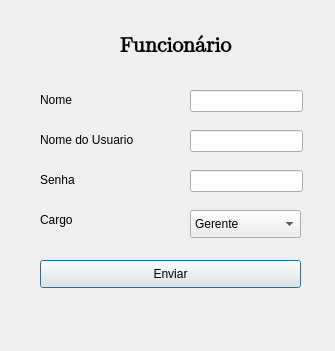
<?xml version="1.0" encoding="UTF-8"?>
<ui version="4.0">
 <class>Dialog</class>
 <widget class="QDialog" name="Dialog">
  <property name="geometry">
   <rect>
    <x>0</x>
    <y>0</y>
    <width>335</width>
    <height>351</height>
   </rect>
  </property>
  <property name="windowTitle">
   <string>Dialog</string>
  </property>
  <widget class="QLabel" name="label_nome">
   <property name="geometry">
    <rect>
     <x>40</x>
     <y>90</y>
     <width>51</width>
     <height>20</height>
    </rect>
   </property>
   <property name="text">
    <string>Nome</string>
   </property>
  </widget>
  <widget class="QLineEdit" name="lineEdit_nome">
   <property name="geometry">
    <rect>
     <x>190</x>
     <y>90</y>
     <width>113</width>
     <height>22</height>
    </rect>
   </property>
  </widget>
  <widget class="QLabel" name="label_cargo">
   <property name="geometry">
    <rect>
     <x>40</x>
     <y>210</y>
     <width>51</width>
     <height>20</height>
    </rect>
   </property>
   <property name="text">
    <string>Cargo</string>
   </property>
  </widget>
  <widget class="QLabel" name="label_nomeUsuario">
   <property name="geometry">
    <rect>
     <x>40</x>
     <y>130</y>
     <width>161</width>
     <height>20</height>
    </rect>
   </property>
   <property name="text">
    <string>Nome do Usuario</string>
   </property>
  </widget>
  <widget class="QLabel" name="label_senha">
   <property name="geometry">
    <rect>
     <x>40</x>
     <y>170</y>
     <width>51</width>
     <height>20</height>
    </rect>
   </property>
   <property name="text">
    <string>Senha</string>
   </property>
  </widget>
  <widget class="QLineEdit" name="lineEdit_nomeUsuario">
   <property name="geometry">
    <rect>
     <x>190</x>
     <y>130</y>
     <width>113</width>
     <height>22</height>
    </rect>
   </property>
  </widget>
  <widget class="QLineEdit" name="lineEdit_senha">
   <property name="geometry">
    <rect>
     <x>190</x>
     <y>170</y>
     <width>113</width>
     <height>22</height>
    </rect>
   </property>
  </widget>
  <widget class="QLabel" name="label_titulo">
   <property name="geometry">
    <rect>
     <x>0</x>
     <y>10</y>
     <width>351</width>
     <height>71</height>
    </rect>
   </property>
   <property name="font">
    <font>
     <family>Twitter Color Emoji</family>
     <pointsize>16</pointsize>
     <bold>true</bold>
    </font>
   </property>
   <property name="text">
    <string>Funcionário</string>
   </property>
   <property name="alignment">
    <set>Qt::AlignmentFlag::AlignCenter</set>
   </property>
  </widget>
  <widget class="QPushButton" name="botao_enviarDados">
   <property name="geometry">
    <rect>
     <x>40</x>
     <y>260</y>
     <width>261</width>
     <height>28</height>
    </rect>
   </property>
   <property name="text">
    <string>Enviar</string>
   </property>
  </widget>
  <widget class="QComboBox" name="comboBox_Cargo">
   <property name="geometry">
    <rect>
     <x>190</x>
     <y>210</y>
     <width>111</width>
     <height>28</height>
    </rect>
   </property>
   <item>
    <property name="text">
     <string>Gerente</string>
    </property>
   </item>
   <item>
    <property name="text">
     <string>Vendedor</string>
    </property>
   </item>
  </widget>
 </widget>
 <resources/>
 <connections/>
</ui>
